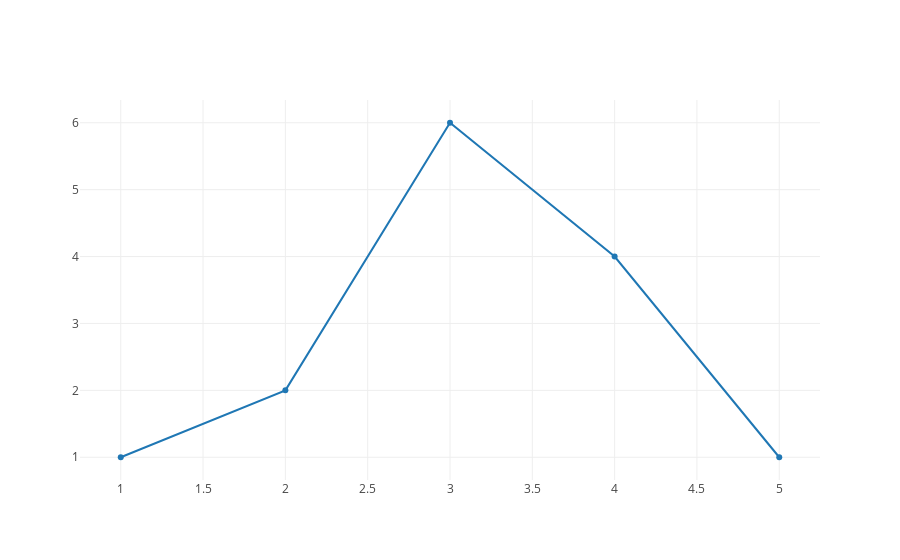

Notebook source saved alongside this figure:
### Markdown cell above
<br>

To save the chart to Plotly Cloud or Plotly Enterprise, use `plotly.plotly.iplot`.

Use py.plot() to return the unique url and optionally open the url.

Use py.iplot() when working in a Jupyter Notebook to display the plot in the notebook.

<br>

### Code cell
iplot([{"x": [1, 2, 3, 4, 5], "y": [1, 2, 6, 4, 1]}])

### Figure 1 — Plotly figure (JSON) as saved in the notebook; plotly's stock layout.template omitted (floating-point values rounded to 4 significant figures)
{"data": [{"type": "scatter", "uid": "a4b12c87-2cfa-4bcf-bf33-39994a13a5bf", "x": [1, 2, 3, 4, 5], "y": [1, 2, 6, 4, 1]}], "layout": {}}
